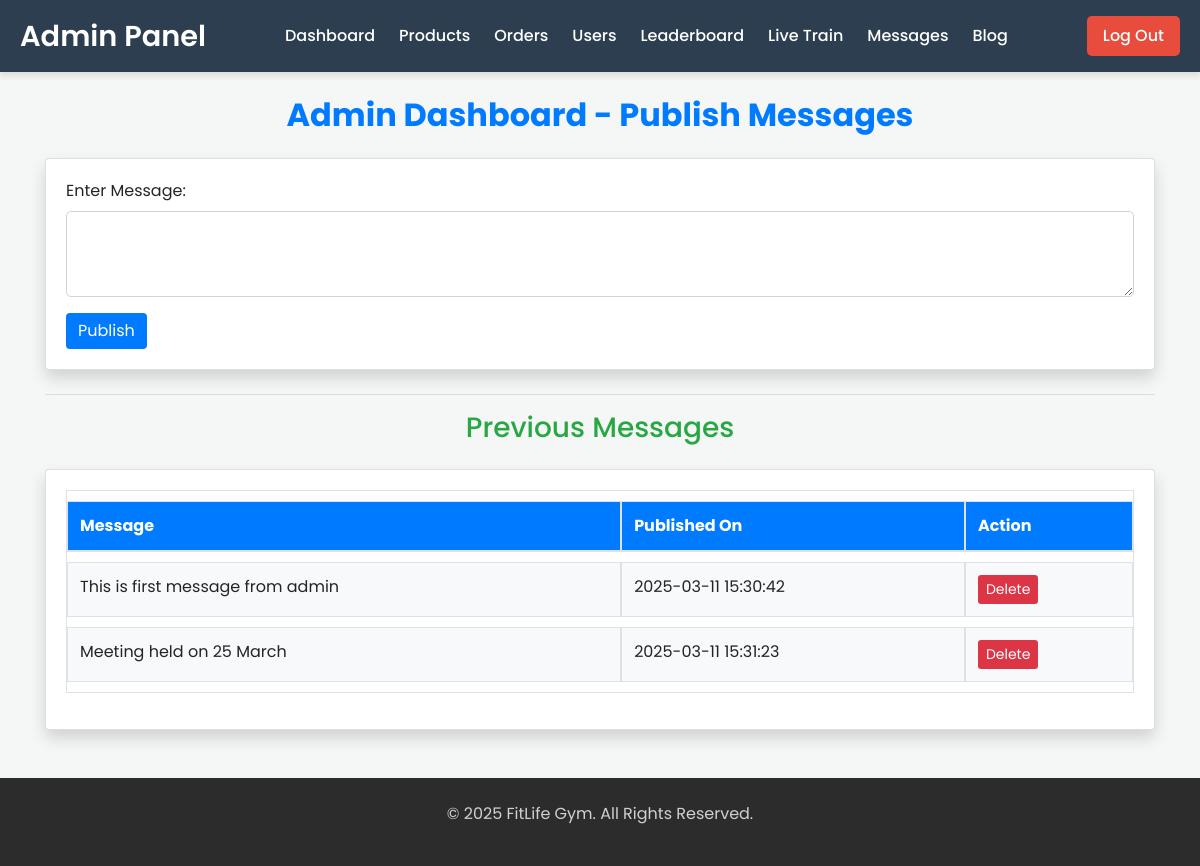
The page /index/admin/messages.php (signed in) on the database its author committed.
### tables this page shows
CREATE TABLE `admin_messages` (
  `id` int(11) NOT NULL,
  `admin_id` int(11) NOT NULL,
  `message` text NOT NULL,
  `sent_at` timestamp NOT NULL DEFAULT current_timestamp()
);

### index/admin/messages.php (the view, shortened to what this page needs)
<?php
include_once 'components/admin_header.php';
include_once 'include/db.php';
$result = $mysqli->query("SELECT * FROM admin_messages;");
?>
<div class="container mt-4">
    <h2 class="text-center mb-4" style="color: #007bff; font-weight: bold;">Admin Dashboard - Publish Messages</h2>
    <div class="card shadow mb-4">
        <div class="card-body">
            <form method="POST" action="">
                <div class="mb-3">
                    <label for="message" class="form-label">Enter Message:</label>
                    <textarea class="form-control" id="message" name="message" rows="3" required></textarea>
                </div>
                <button type="submit" name="publish_message" class="btn btn-primary">Publish</button>
            </form>
        </div>
    </div>
    <hr>
    <h3 class="text-center mb-4" style="color: #28a745;">Previous Messages</h3>
    <div class="card shadow">
        <div class="card-body">
            <table class="table table-bordered">
                <thead>
                    <tr>
                        <th>Message</th>
                        <th>Published On</th>
                        <th>Action</th>
                    </tr>
                </thead>
                <tbody>
                    <?php while ($row = $result->fetch_assoc()): ?>
                        <tr>
                            <td><?php echo htmlspecialchars($row['message']); ?></td>
                            <td><?php echo $row['sent_at']; ?></td>
                            <td>
                                <a href="?delete=<?php echo $row['id']; ?>" class="btn btn-danger btn-sm">Delete</a>
                            </td>
                        </tr>
                    <?php endwhile; ?>
                </tbody>
            </table>
        </div>
    </div>
</div>
<?php
include_once 'components/admin_footer.php';
?>

### index/admin/components/admin_header.php (style rules this page uses)
body { margin: 0; padding: 0; font-family: 'Poppins', sans-serif; background: #f4f7f6; }

### index/admin/messages.php (style rules this page uses)
.form-control { border-radius: 5px; }
.btn-primary { background-color: #007bff; border: none; transition: background-color 0.3s ease; }
.btn-danger { background-color: #dc3545; border: none; transition: background-color 0.3s ease; }
.table { border-collapse: separate; border-spacing: 0 10px; }
.table thead th { background-color: #007bff; color: white; }
.table tbody tr { background-color: #f8f9fa; transition: transform 0.3s ease, box-shadow 0.3s ease; }

### rows shown on the page
admin_messages: message "This is first message from admin", sent_at "2025-03-11 15:30:42"
admin_messages: message "Meeting held on 25 March", sent_at "2025-03-11 15:31:23"
